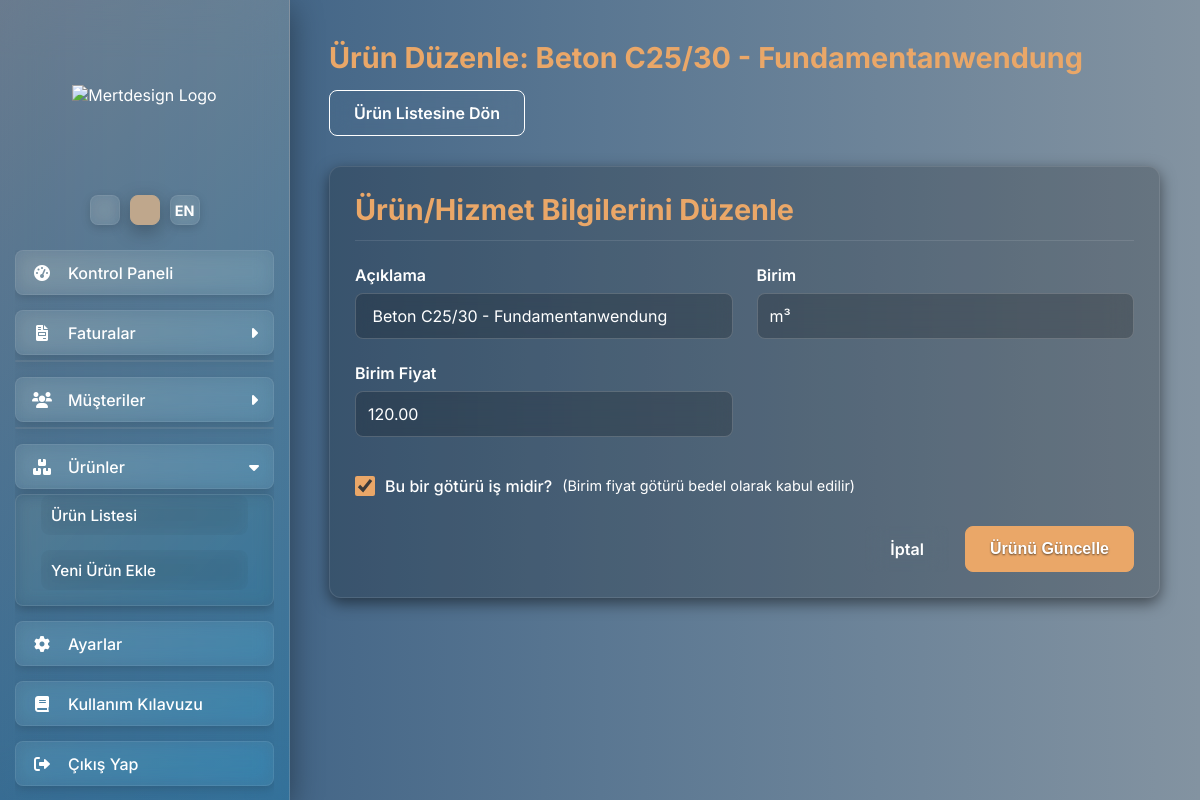
/urun_duzenle/1 (signed in), run on the app's committed database.
### app.py (models this page shows)
class Urun(db.Model):
    id = db.Column(db.Integer, primary_key=True)
    aciklama = db.Column(db.String(500), nullable=False)
    birim = db.Column(db.String(50), nullable=False)
    birim_fiyat = db.Column(db.Float, nullable=False)
    is_goturu = db.Column(db.Boolean, default=False)

### app.py (the view, shortened to what this page needs)
@app.route('/urun_duzenle/<int:urun_id>', methods=['GET', 'POST'])
@login_required
def urun_duzenle(urun_id):
    urun = Urun.query.get_or_404(urun_id)
    return render_template('urun_duzenle.html', urun=urun)

### app.py (called while the page is built)
def get_locale():
    if not has_request_context():
        return app.config['BABEL_DEFAULT_LOCALE']
    if 'lang' in request.args and request.args['lang'] in current_app.config['LANGUAGES']:
        session['lang'] = request.args['lang']
    if 'lang' in session:
        return session.get('lang')
    return request.accept_languages.best_match(current_app.config['LANGUAGES']) or current_app.config['BABEL_DEFAULT_LOCALE']

@app.before_request
def before_request_locale():
    g.locale = get_locale()

@login_manager.user_loader
def load_user(user_id):
    return User.query.get(int(user_id))

@app.context_processor
def inject_global_data_for_all_templates():
    sirket_profili = SirketProfili.query.first()
    if not sirket_profili:
        sirket_profili = {
            'firma_unvani': _('Yükleniyor...'),
            'adres': '', 'telefon': '', 'email': '', 'web_adresi': '',
            'iban': '', 'bic': '', 'vergi_no': '', 'sirket_no': '', 'banka_adi': ''
        }
    return dict(app=app, profil=sirket_profili, current_user=current_user)

### templates/urun_duzenle.html (shortened to what this page needs)
{% extends "layout.html" %}
{% block content %}
    <div class="content-header">
        <h1>{{ _('Ürün Düzenle') }}: {{ urun.aciklama }}</h1>
        <a href="{{ url_for('urun_listesi') }}" class="btn btn-secondary">{{ _('Ürün Listesine Dön') }}</a>
    </div>
    <form method="POST" class="content-card">
        <h2 class="section-title">{{ _('Ürün/Hizmet Bilgilerini Düzenle') }}</h2>
        <div class="form-grid-spacing">
            <div class="form-group">
                <label for="aciklama">{{ _('Açıklama') }}</label>
                <input type="text" id="aciklama" name="aciklama" value="{{ urun.aciklama }}" required>
            </div>
            <div class="form-group">
                <label for="birim">{{ _('Birim') }}</label>
                <input type="text" id="birim" name="birim" list="birimler" value="{{ urun.birim }}" placeholder="{{ _('örn. adet, m², saat veya yeni birim yazın') }}" required>
            </div>
            <div class="form-group">
                <label for="birim_fiyat">{{ _('Birim Fiyat') }}</label>
                <input type="number" id="birim_fiyat" name="birim_fiyat" step="0.01" min="0" value="{{ '%.2f'|format(urun.birim_fiyat) }}" required>
            </div>
            <div class="checkbox-group">
                <input type="checkbox" id="is_goturu" name="is_goturu" {% if urun.is_goturu %}checked{% endif %}>
                <label for="is_goturu" class="mb-0">{{ _('Bu bir götürü iş midir?') }}</label>
                <span>({{ _('Birim fiyat götürü bedel olarak kabul edilir') }})</span>
            </div>
        </div>
        <div class="button-group-spacing">
            <a href="{{ url_for('urun_listesi') }}" class="btn btn-secondary">{{ _('İptal') }}</a>
            <button type="submit" class="btn btn-primary">{{ _('Ürünü Güncelle') }}</button>
        </div>
    </form>
{% endblock content %}

### templates/urun_duzenle.html (style rules this page uses)
.content-card { background-color: rgba(0, 0, 0, 0.2); padding: 25px; border-radius: 12px; border: 1px solid rgba(255, 255, 255, 0.1); box-shadow: 0 5px 15px rgba(0,0,0,0.5); margin-bottom: 30px; }
.section-title { font-size: 1.8rem; font-weight: 700; color: var(--btn-primary-bg); margin-bottom: 1.5rem; padding-bottom: 0.8rem; border-bottom: 1px solid rgba(255, 255, 255, 0.1); }
.form-grid-spacing { display: grid; grid-template-columns: 1fr 1fr; gap: 24px; }
.button-group-spacing { display: flex; justify-content: flex-end; margin-top: 30px; gap: 16px; }
.form-group label { display: block; margin-bottom: 8px; font-weight: 600; color: var(--text-secondary); }
.form-group input, .form-group select, .form-group textarea { width: 100%; padding: 12px; border: 1px solid var(--border-glass); background-color: rgba(0, 0, 0, 0.2); color: var(--text-primary); border-radius: 8px; transition: border-color 0.2s; font-family: 'Inter', sans-serif; font-size: 1rem; box-shadow: none; }
.form-group input::placeholder, .form-group textarea::placeholder { color: rgba(255, 255, 255, 0.5); }
.checkbox-group { display: flex; align-items: center; margin-top: 15px; grid-column: span 2; color: var(--text-secondary); font-size: 1rem; }
.checkbox-group input[type="checkbox"] { width: 20px; height: 20px; margin-right: 10px; transform: none; cursor: pointer; border-color: var(--text-secondary); background-color: rgba(0,0,0,0.1); accent-color: var(--btn-primary-bg); }
.checkbox-group label { margin-bottom: 0; cursor: pointer; font-weight: 500; }
.checkbox-group span { font-size: 0.9em; color: var(--text-secondary); margin-left: 10px; line-height: 1.2; }
.content-header h1 { color: var(--btn-primary-bg); font-size: 1.8rem; font-weight: 700; margin-bottom: 0; white-space: nowrap; overflow: hidden; text-overflow: ellipsis; flex-shrink: 1; }
.content-header { display: flex; justify-content: space-between; align-items: center; margin-bottom: 30px; flex-wrap: wrap; gap: 15px; }
.content-header .btn-secondary { background-color: transparent; border-color: var(--text-secondary); color: var(--text-secondary); }

### data on the page
Urun: aciklama "Beton C25/30 - Fundamentanwendung", birim "m³", birim_fiyat "120.00", is_goturu "☑"
